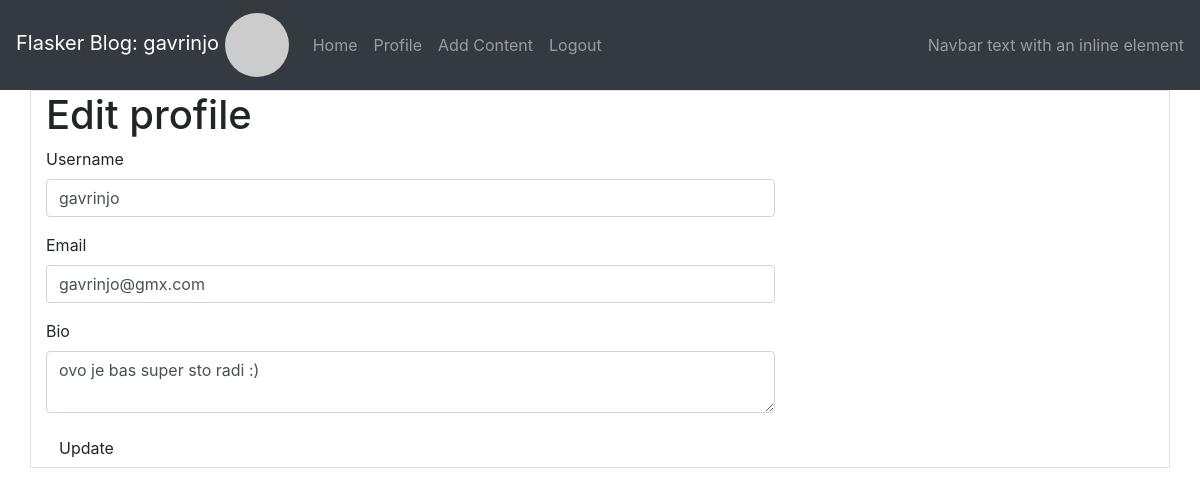
Screenshot of /edit_profile (signed in) with the database file from the repository.
### app/models.py (models this page shows, shortened)
class User(UserMixin, db.Model):
    id = db.Column(db.Integer, primary_key=True)
    username = db.Column(db.String(64), index=True, unique=True)
    email = db.Column(db.String(120), index=True, unique=True)
    password_hash = db.Column(db.String(128))
    about_me = db.Column(db.String(140))
    last_seen = db.Column(db.DateTime, default=datetime.utcnow)
    post = db.relationship("Post", backref="author", lazy="dynamic")
    def avatar(self, size):
        digest = md5(self.email.lower().encode("utf-8")).hexdigest()
        return f"https://www.gravatar.com/avatar/{digest}?d=identicon&r=x&s={size}"

### app/main/routes.py (the view)
@bp.route("/edit_profile", methods=["GET", "POST"])
@login_required
def edit_profile():
    form = EditProfileForm()
    if form.validate_on_submit():
        current_user.username = form.username.data
        current_user.email = form.email.data
        current_user.about_me = form.about_me.data
        db.session.commit()
        flash("Update successful")
        return redirect(url_for("main.edit_profile"))
    elif request.method == "GET":
        form.username.data = current_user.username
        form.email.data = current_user.email
        form.about_me.data = current_user.about_me
    return render_template("edit_profile.html", title="Edit Profile", form=form)

### app/main/forms.py (shortened to what this page needs)
class EditProfileForm(FlaskForm):
    username = StringField("Username", validators=[DataRequired()])
    email = StringField("Email", validators=[DataRequired(), Email()])
    about_me = TextAreaField("Bio", validators=[Length(min=0, max=200)])
    submit = SubmitField("Update")

### app/main/routes.py (called while the page is built)
@bp.before_request
def before_request():
    if current_user.is_authenticated:
        current_user.last_seen = datetime.utcnow()
        db.session.commit()

### app/models.py (called while the page is built)
@login.user_loader
def load_user(id):
    return User.query.get(int(id))

### app/templates/edit_profile.html
{% extends 'base.html' %}
{% import 'bootstrap/wtf.html' as wtf %}
{% block app_content %}
<div class="col-md-8">
    <h1>Edit profile</h1>
    <div>
        {{ wtf.quick_form(form) }}
    </div>
</div>
{% endblock app_content %}

### app/templates/base.html (shortened to what this page needs)
{% extends 'bootstrap/base.html' %}
{% block head %}
    <link rel="stylesheet" href="https://stackpath.bootstrapcdn.com/bootstrap/4.4.1/css/bootstrap.min.css">
    <link href="https://cdn.jsdelivr.net/npm/summernote@0.8.18/dist/summernote-bs4.min.css" rel="stylesheet">
    <link rel="stylesheet" href="{{url_for('static', filename='style.css')}}">
{% endblock %}
{% block navbar %}
    <nav class="navbar sticky-top navbar-expand-lg navbar-dark bg-dark">
        <a class="navbar-brand" href="{{ url_for('main.user', username=current_user.username) }}">Flasker Blog: {{ current_user.username }}
            {% if current_user.is_anonymous %}
            <img style="max-height: 64px; max-width: 64px;" class="rounded-circle" src="{{ url_for('static', filename='profile-pic-dummy.png') }}">
            {% else %}
            <img style="max-height: 64px; max-width: 64px;" class="rounded-circle" src="{{ current_user.avatar(64) }}">
            {% endif %}
        </a>
        <div class="collapse navbar-collapse" id="navbarText">
            <ul class="navbar-nav mr-auto">
                <li class="nav-item {% if request.endpoint == 'main.index' %}active{% endif %}">
                    <a class="nav-link" href="{{ url_for('main.index') }}">Home</a>
                </li>
                {% if current_user.is_anonymous %}
                <li class="nav-item{% if request.endpoint == 'auth.login' %} active{% endif %}">
                    <a class="nav-link" href="{{ url_for('auth.login') }}">Login</a>
                </li>
                <li class="nav-item{% if request.endpoint == 'auth.register' %} active{% endif %}">
                    <a class="nav-link" href="{{ url_for('auth.register') }}">Create an account</a>
                </li>
                {% else %}
                <li class="nav-item{% if request.endpoint == 'main.user' %} active{% endif %}">
                    <a class="nav-link" href="{{ url_for('main.user', username=current_user.username) }}">Profile</a>
                </li>
                <li class="nav-item{% if request.endpoint == 'content.postit' %} active{% endif %}">
                    <a class="nav-link" href="{{ url_for('content.postit') }}">Add Content</a>
                </li>
                <li class="nav-item{% if request.endpoint == 'auth.logout' %} active{% endif %}">
                    <a class="nav-link" href="{{ url_for('auth.logout') }}">Logout</a>
                </li>
                {% endif %}
            </ul>
            <span class="navbar-text">
                Navbar text with an inline element
            </span>
        </div>
    </nav>
{% endblock %}
{% block content %}
    <div class="container-lg border">
        <div class="row">
        {% block app_content %} {% endblock app_content %}
        </div>
    </div>
{% endblock %}

### app/static/style.css (style rules this page uses)
img { width:100%; height:100%; object-position: right; object-fit:cover }

### rows the page displays
User: username "gavrinjo", email "gavrinjo@gmx.com", about_me "ovo je bas super sto radi :)"
